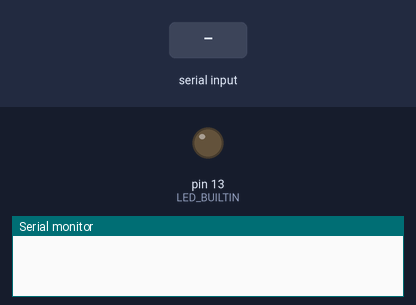
The sketch below on a simulated Arduino Uno, built with avr-gcc and run on an emulated ATmega328P. Parts: output pins drawn as LEDs (lit = HIGH), the last lines printed to the serial monitor. The test bench sets the inputs (shaded band).

Above: at 1.2 s.
1.3 s: byte 30 received over Serial
At 2.2 s:
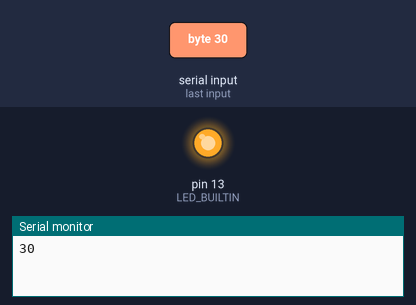
Timing chart, 0 to 4.3 s (numbered marks = the images above; inputs shaded):
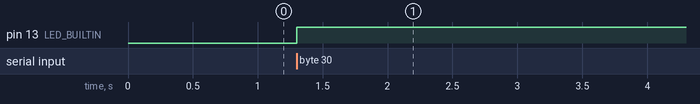

The sketch:

ledWrite.ino
```cpp
void setup() {
  // put your setup code here, to run once:
  pinMode(LED_BUILTIN, OUTPUT);
  Serial.begin(9600);
}

void loop() {
  // put your main code here, to run repeatedly:
  while (Serial.available()) {
    int byte = Serial.read();
    digitalWrite(LED_BUILTIN, byte);
    Serial.print(byte);
  }
}
```

Measured:
- after the input at 1.3 s, pin 13 (LED_BUILTIN): LOW → HIGH at once
